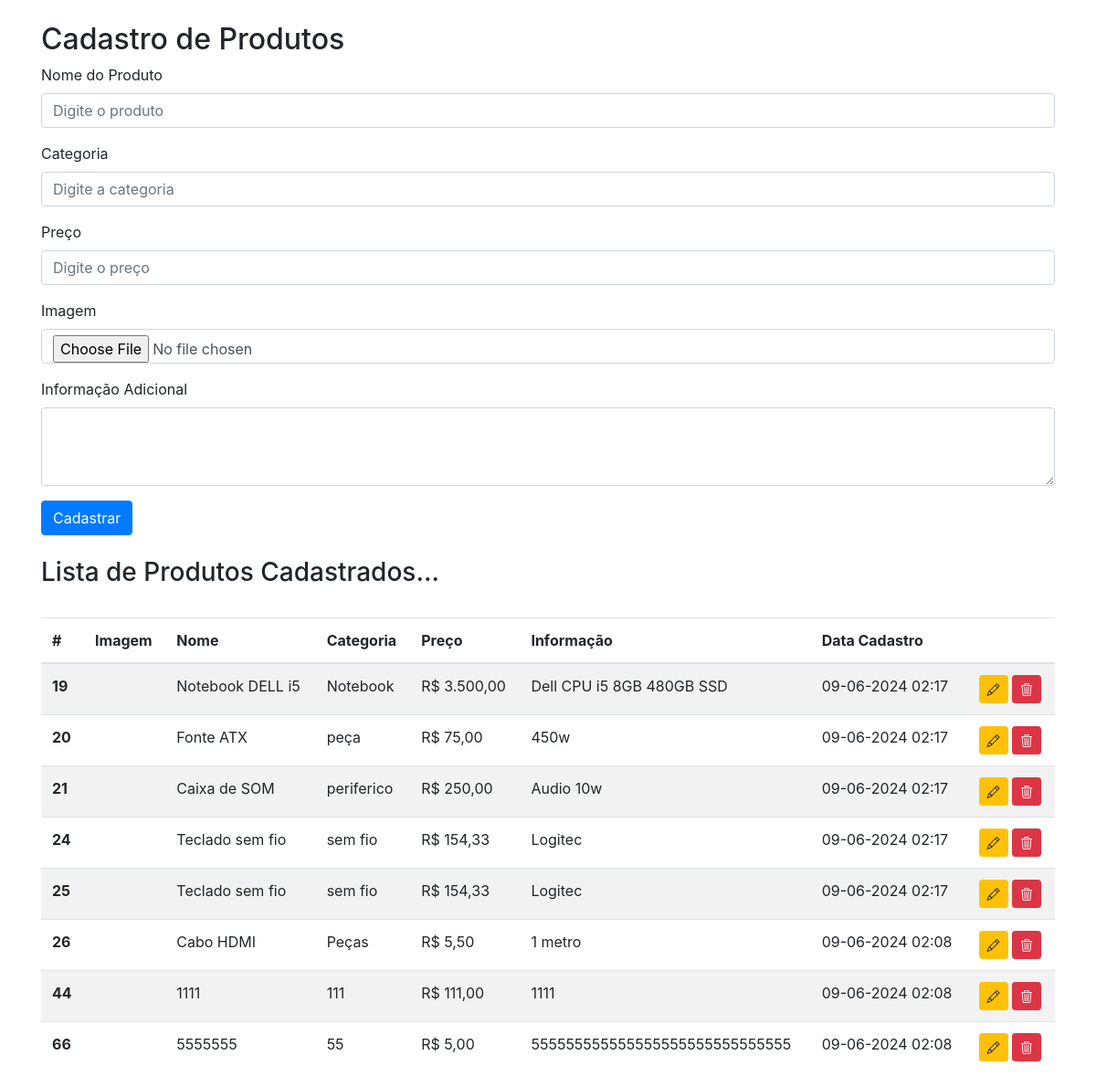
The page /product.php on the database its author committed.
### tables this page shows
CREATE TABLE `tproduct` (
  `id` int NOT NULL AUTO_INCREMENT,
  `name` varchar(100) NOT NULL,
  `category` varchar(50) NOT NULL,
  `price` float DEFAULT NULL,
  `image` varchar(255) DEFAULT NULL,
  `info_additional` longtext,
  `user_id` int DEFAULT NULL,
  `created_at` timestamp NOT NULL DEFAULT CURRENT_TIMESTAMP ON UPDATE CURRENT_TIMESTAMP,
  `deleted_at` timestamp NULL DEFAULT NULL,
  PRIMARY KEY (`id`),
  KEY `fk_product_user_id` (`user_id`),
  CONSTRAINT `fk_product_user_id` FOREIGN KEY (`user_id`) REFERENCES `tuser` (`id`)
);

### Product/Product.php (called while the page is built, shortened)
<?php
class Product {
    public function read($id = null)
    {
        include("Config/database.php");
        $where_id = "";
        try {
            $stmt = $conn->prepare("SELECT * FROM tproduct WHERE deleted_at IS NULL $where_id");
            $stmt->execute();
            $resultado = $stmt->fetchAll(PDO::FETCH_ASSOC);
            return $resultado;
        } catch (\Throwable $e) {
            $resultado["msg"]   = "Erro ao carregar dados Produtos! " .  $e->getMessage();
            $resultado["cod"]   = 0;
            $resultado["style"] = "alert alert-danger";
        }
    }
}

### Product/ProductController.php (called while the page is built, shortened)
<?php
require_once('Product.php');
class ProductController{
    function read($input = null)
    {
        $read = new Product();
        $products = $read->read($input);
        return $products;
    }
}

### product.php (the view, shortened to what this page needs)
<!DOCTYPE html>
<html lang="en">
<head>
    <link rel="stylesheet" href="https://cdn.jsdelivr.net/npm/bootstrap@4.6.2/dist/css/bootstrap.min.css">
    <link rel="stylesheet" href="https://cdn.jsdelivr.net/npm/bootstrap-icons@1.11.3/font/bootstrap-icons.min.css">
</head>
<body>
    <?php
        require_once("Product/ProductController.php");
        $productController = new ProductController();
    ?>
    <div class="container mt-4">
        <form id="meuFormulario" action="product.php" method="post">
            <h2>Cadastro de Produtos</h2>
            <div class="form-group">
                <label for="name">Nome do Produto</label>
                <input
                    type="text"
                    class="form-control"
                    id="name"
                    name="name"
                    placeholder="Digite o produto">
            </div>
            <div class="form-group">
                <label for="category">Categoria</label>
                <input
                    type="text"
                    class="form-control"
                    id="category"
                    name="category"
                    min="0"
                    max="10"
                    placeholder="Digite a categoria">
            </div>
            <div class="form-group">
                <label for="price">Preço</label>
                <input
                    type="text"
                    class="form-control"
                    id="price"
                    name="price"
                    step=".01"
                    placeholder="Digite o preço">
            </div>
            <div class="form-group">
                <label for="image">Imagem</label>
                <input
                    type="file"
                    class="form-control"
                    id="image"
                    name="image">
            </div>
            <div class="form-group">
                <label for="info_additional">Informação Adicional</label>
                <textarea
                    name="info_additional"
                    id="info_additional"
                    name="info_additional"
                    class="form-control"
                    cols="5"
                    rows="3">
                </textarea>
            </div>
            <button type="submit" class="btn btn-primary">Cadastrar</button>
        </form>
    </div>
    <?php $products = $productController->read(); ?>
    <?php if($products > 0): ?>
        <div class="container">
            <dic class="col-12">
                <h3>Lista de Produtos Cadastrados...</h3>
            </dic>
            <table id="tableProduct" class="table table-striped">
                <thead>
                    <tr>
                    <th scope="col">#</th>
                    <th scope="col">Imagem</th>
                    <th scope="col">Nome</th>
                    <th scope="col">Categoria</th>
                    <th scope="col">Preço</th>
                    <th scope="col">Informação</th>
                    <th scope="col">Data Cadastro</th>
                    <th scope="row"></th>
                    </tr>
                </thead>
                <tbody>
                    <?php foreach($products as $product): ?>
                    <tr id="productRow<?= $product['id'] ?>">
                        <th scope="row"><?= $product['id'] ?></th>
                        <td><?= $product['image'] ?></td>
                        <td><?= $product['name'] ?></td>
                        <td><?= $product['category'] ?></td>
                        <td>R$ <?= number_format($product['price'], 2, ",", ".") ?></td>
                        <td><?= $product['info_additional'] ?></td>
                        <td><?php
                                $createdAt = $product['created_at'];
                                if (!($createdAt instanceof DateTime)) {
                                    $createdAt = new DateTime($createdAt);
                                }
                                echo $createdAt->format('d-m-Y h:i');
                            ?></td>
                        <td>
                            <a
                                type="button"
                                class="btn btn-warning btn-sm"
                                href='/product_update_form.php?id=<?= $product['id'] ?>'>
                                <i class="bi bi-pencil"></i>
                            </a>
                            <a
                                class="btn btn-danger btn-sm"
                                onclick="deleteProduct('<?= $product['name'] ?>', <?= $product['id'] ?>)">
                                <i class="bi bi-trash3"></i>
                            </a>
                        </td>
                        <?php endforeach; ?>
                    </tr>
                </tbody>
            </table>
        </div>
    <?php endif; ?>
</body>
</html>

### rows shown on the page
tproduct: id "19", name "Notebook DELL i5", category "Notebook", price "3.500,00", info_additional "Dell CPU i5 8GB 480GB SSD", created_at "09-06-2024 02:17"
tproduct: id "20", name "Fonte ATX", category "peça", price "75,00", info_additional "450w", created_at "09-06-2024 02:17"
tproduct: id "21", name "Caixa de SOM", category "periferico", price "250,00", info_additional "Audio 10w", created_at "09-06-2024 02:17"
tproduct: id "24", name "Teclado sem fio", category "sem fio", price "154,33", info_additional "Logitec", created_at "09-06-2024 02:17"
tproduct: id "25", name "Teclado sem fio", category "sem fio", price "154,33", info_additional "Logitec", created_at "09-06-2024 02:17"
tproduct: id "26", name "Cabo HDMI", category "Peças", price "5,50", info_additional "1 metro", created_at "09-06-2024 02:08"
tproduct: id "44", name "1111", category "111", price "111,00", info_additional "1111", created_at "09-06-2024 02:08"
tproduct: id "66", name "5555555", category "55", price "5,00", info_additional "555555555555555555555555555555", created_at "09-06-2024 02:08"
